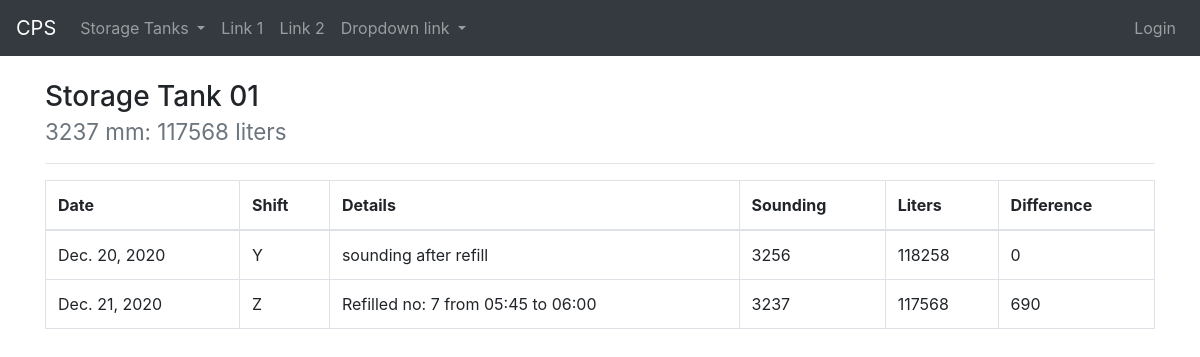
The app's page /storagetank/1/ with its own data.
### cps/models.py (models this page shows)
class StorageTankRecord(models.Model):
    class Meta:
        db_table = 'tblStorageTankRecords'
    record_date = models.DateField()
    record_time = models.TimeField()
    shift = models.CharField(max_length=1)
    storage_tank = models.ForeignKey(
        'StorageTank',
        on_delete=models.CASCADE
    )
    details = models.CharField(max_length=255)
    sounding = models.IntegerField()
    liters = models.IntegerField()
    diff = models.IntegerField()

### cps/views/storagetank.py (the view)
# urls.py: path('storagetank/<int:id>/', views.storagetank.view, name='cps.storagetanks.view'),
def view(request, id):
    records = StorageTankRecord.objects.filter(storage_tank=id)\
        .order_by('record_date', 'record_time')
    no = '{:02d}'.format(StorageTank.objects.get(pk=id).no)
    context = {
        "last_record": records[len(records) - 1],
        "records": records,
        "no": no
    }
    return render(request, 'storagetank/view.html', context)

### cps/templates/storagetank/view.html (shortened to what this page needs)
{% extends "_base.html" %}
{% block content %}
<h3>Storage Tank {{ no }}
    <br>
    <small class="text-muted">
        {{ last_record.sounding }} mm: {{ last_record.liters }} liters
    </small>
</h3>
<hr>
<table class="table table-bordered table-hover">
    <thead>
        <tr>
            <th scope="col">Date</th>
            <th scope="col">Shift</th>
            <th scope="col">Details</th>
            <th scope="col">Sounding</th>
            <th scope="col">Liters</th>
            <th scope="col">Difference</th>
        </tr>
    </thead>
    <tbody>
        {% for record in records %}
            <tr>
                <td>{{ record.record_date }}</td>
                <td>{{ record.shift }}</td>
                <td>{{ record.details }}</td>
                <td>{{ record.sounding }}</td>
                <td>{{ record.liters }}</td>
                <td>{{ record.diff }}</td>
            </tr>
        {% endfor %}
    </tbody>
</table>
{% endblock %}

### public/custom-styles.css (style rules this page uses)
hr { margin-top: 5px; margin-bottom: 5px }

### records on screen
StorageTankRecord: sounding "3237", liters "117568", record_date "Dec. 21, 2020", shift "Z", details "Refilled no: 7 from 05:45 to 06:00", diff "690"
StorageTankRecord: record_date "Dec. 20, 2020", shift "Y", details "sounding after refill", sounding "3256", liters "118258", diff "0"

### other values on screen
{{ no }} "01"
